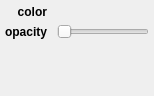
<?xml version="1.0" encoding="UTF-8"?>
<ui version="4.0">
 <class>Form</class>
 <widget class="QWidget" name="Form">
  <property name="geometry">
   <rect>
    <x>0</x>
    <y>0</y>
    <width>154</width>
    <height>96</height>
   </rect>
  </property>
  <property name="windowTitle">
   <string>Form</string>
  </property>
  <layout class="QGridLayout" name="gridLayout">
   <property name="leftMargin">
    <number>5</number>
   </property>
   <property name="topMargin">
    <number>5</number>
   </property>
   <property name="rightMargin">
    <number>5</number>
   </property>
   <property name="bottomMargin">
    <number>5</number>
   </property>
   <property name="horizontalSpacing">
    <number>10</number>
   </property>
   <property name="verticalSpacing">
    <number>5</number>
   </property>
   <item row="0" column="1">
    <widget class="QColorBox" name="color_color">
     <property name="sizePolicy">
      <sizepolicy hsizetype="Preferred" vsizetype="Minimum">
       <horstretch>0</horstretch>
       <verstretch>0</verstretch>
      </sizepolicy>
     </property>
     <property name="focusPolicy">
      <enum>Qt::StrongFocus</enum>
     </property>
     <property name="text">
      <string/>
     </property>
    </widget>
   </item>
   <item row="0" column="0">
    <widget class="QLabel" name="label_2">
     <property name="font">
      <font>
       <weight>75</weight>
       <bold>true</bold>
      </font>
     </property>
     <property name="text">
      <string>color</string>
     </property>
     <property name="alignment">
      <set>Qt::AlignRight|Qt::AlignTrailing|Qt::AlignVCenter</set>
     </property>
    </widget>
   </item>
   <item row="1" column="0">
    <widget class="QLabel" name="label">
     <property name="font">
      <font>
       <weight>75</weight>
       <bold>true</bold>
      </font>
     </property>
     <property name="text">
      <string>opacity</string>
     </property>
     <property name="alignment">
      <set>Qt::AlignRight|Qt::AlignTrailing|Qt::AlignVCenter</set>
     </property>
    </widget>
   </item>
   <item row="1" column="1" colspan="2">
    <widget class="QSlider" name="value_alpha">
     <property name="maximum">
      <number>100</number>
     </property>
     <property name="orientation">
      <enum>Qt::Horizontal</enum>
     </property>
    </widget>
   </item>
   <item row="3" column="1">
    <spacer name="verticalSpacer">
     <property name="orientation">
      <enum>Qt::Vertical</enum>
     </property>
     <property name="sizeHint" stdset="0">
      <size>
       <width>20</width>
       <height>40</height>
      </size>
     </property>
    </spacer>
   </item>
   <item row="2" column="1" colspan="2">
    <spacer name="horizontalSpacer">
     <property name="orientation">
      <enum>Qt::Horizontal</enum>
     </property>
     <property name="sizeHint" stdset="0">
      <size>
       <width>40</width>
       <height>5</height>
      </size>
     </property>
    </spacer>
   </item>
  </layout>
 </widget>
 <customwidgets>
  <customwidget>
   <class>QColorBox</class>
   <extends>QLabel</extends>
   <header>glue.utils.qt.colors</header>
  </customwidget>
 </customwidgets>
 <resources/>
 <connections/>
</ui>
